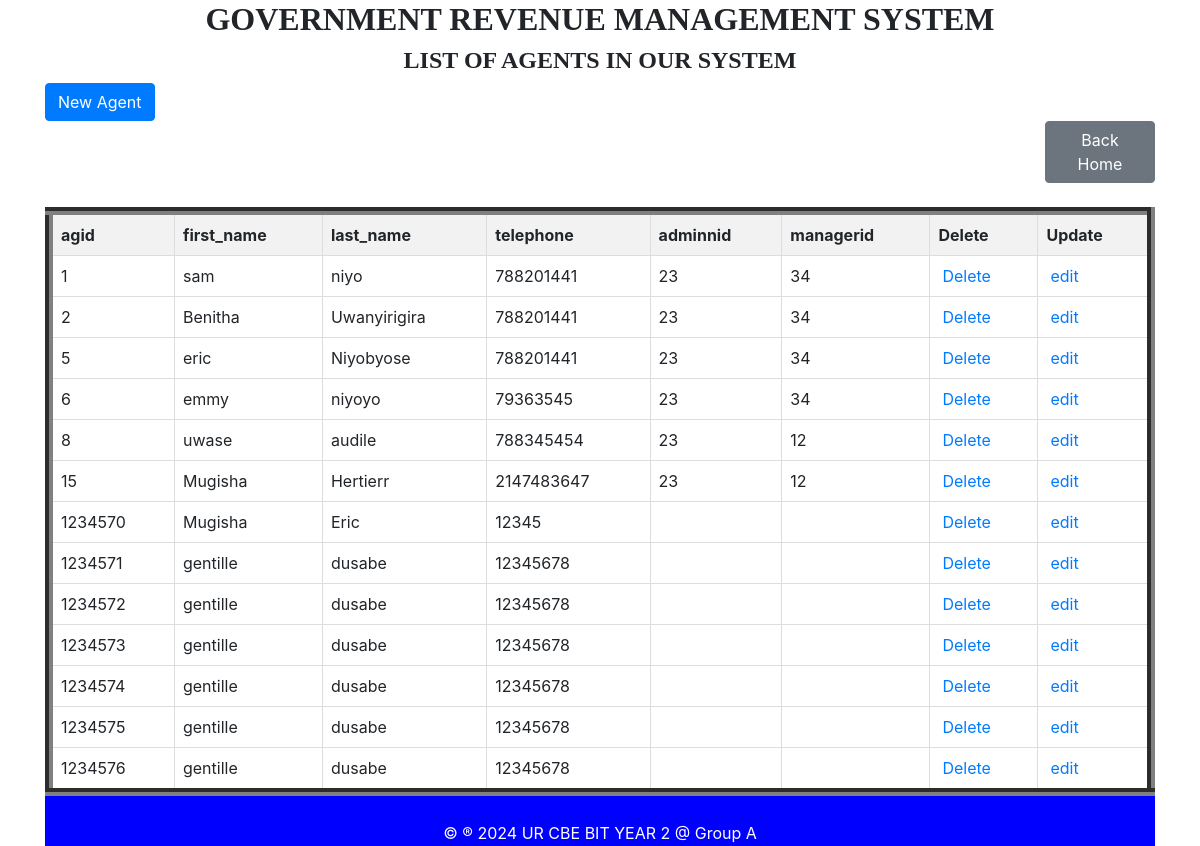
The app's page /agent_table.php with its own data.
### tables this page shows
CREATE TABLE `agent` (
  `agid` int(11) NOT NULL,
  `first_name` varchar(100) NOT NULL,
  `last_name` varchar(100) NOT NULL,
  `telephone` int(50) NOT NULL,
  `adminnid` int(11) DEFAULT NULL,
  `managerid` int(11) DEFAULT NULL
);

### agent_table.php (the view, shortened to what this page needs)
<!DOCTYPE html>
<html>
<head>
    <link href="https://stackpath.bootstrapcdn.com/bootstrap/4.5.2/css/bootstrap.min.css" rel="stylesheet">
</head>
<body>
    <div class="container">
        <h2 style="text-align: center; font-family: century; font-weight: bold;">GOVERNMENT REVENUE MANAGEMENT SYSTEM</h2>
        <h4 style="text-align: center; font-family: century; font-weight: bold;">LIST OF AGENTS IN OUR SYSTEM</h4>
        <a href="agent_form.php" class="btn btn-primary" style="margin-top: 0px;">New Agent</a>
        <a href="home.html" class="btn btn-secondary" style="margin-left: 1000px;">Back Home</a>
        <table class="table table-bordered">
            <thead class="bg-warning">
<?php
include "dbconnection.php";
$sql = "SELECT * FROM agent";
$result = $connection->query($sql);
?>
<!DOCTYPE html>
<html>
<head>
</head>
<body>
    <table border="5">
        <table border="8">
        <tr>
            <th>agid</th>
            <th>first_name</th>
            <th>last_name</th>
            <th>telephone</th>
            <th>adminnid</th>
            <th>managerid</th>
            <th>Delete</th>
            <th>Update</th>
        </tr>
        <?php
        if ($result->num_rows > 0) {
            while ($row = $result->fetch_assoc()) {
                echo "<tr>
                    <td>" . $row['agid'] . "</td>
                    <td>" . $row['first_name'] . "</td>
                    <td>" . $row['last_name'] . "</td>
                    <td>" . $row['telephone'] . "</td>
                    <td>" . $row['adminnid'] . "</td>
                    <td>" . $row['managerid'] . "</td>
             <td><a style='padding:4px' href='agent_delete.php?agid={$row['agid']}'>Delete</a></td>
                <td><a style='padding:4px' href='agent_edit.php?agid={$row['agid']}'>edit</a></td>
                </tr>";
            }
        } else {
            echo "<tr><td colspan='8'>No data found</td></tr>";
        }
        ?>
    </table>
</body>
</html>
<footer>
            <p>&copy &reg 2024 UR CBE BIT YEAR 2 @ Group A</p>
        </center></footer>
    </body>
    </html>

### agent_table.php (style rules this page uses)
table { width: 100%; border-collapse: collapse; }
th, td { border: 1px solid #ddd; padding: 8px; text-align: left; }
th { background-color: #f2f2f2; }
footer { height: 50px; text-align: center; padding: 25px; color: white; background-color: blue; }

### records on screen
agent: agid "1", first_name "sam", last_name "niyo", telephone "788201441", adminnid "23", managerid "34"
agent: agid "2", first_name "Benitha", last_name "Uwanyirigira", telephone "788201441", adminnid "23", managerid "34"
agent: agid "5", first_name "eric", last_name "Niyobyose", telephone "788201441", adminnid "23", managerid "34"
agent: agid "6", first_name "emmy", last_name "niyoyo", telephone "79363545", adminnid "23", managerid "34"
agent: agid "8", first_name "uwase", last_name "audile", telephone "788345454", adminnid "23", managerid "12"
agent: agid "15", first_name "Mugisha", last_name "Hertierr", telephone "2147483647", adminnid "23", managerid "12"
agent: agid "1234570", first_name "Mugisha", last_name "Eric", telephone "12345"
agent: agid "1234571", first_name "gentille", last_name "dusabe", telephone "12345678"
agent: agid "1234572", first_name "gentille", last_name "dusabe", telephone "12345678"
agent: agid "1234573", first_name "gentille", last_name "dusabe", telephone "12345678"
agent: agid "1234574", first_name "gentille", last_name "dusabe", telephone "12345678"
agent: agid "1234575", first_name "gentille", last_name "dusabe", telephone "12345678"
agent: agid "1234576", first_name "gentille", last_name "dusabe", telephone "12345678"
